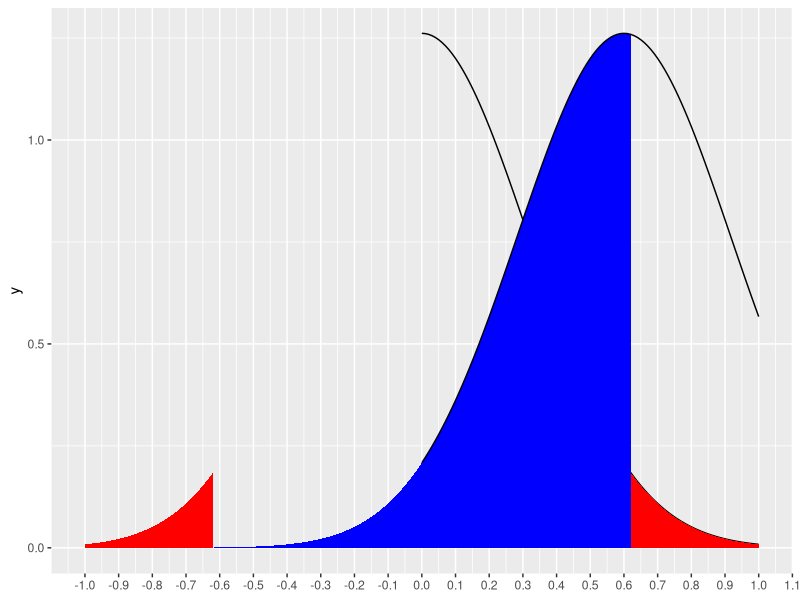

Source code (R):
library(tidyverse)

sig.level <- .05
power <- .8
sample.size <- 10
effect.size <- .6
se <- 1 / sqrt(sample.size)

ggplot(NULL) +
  stat_function(fun = dnorm, args = list(mean = 0, sd = se)) +
  stat_function(fun = dnorm, args = list(mean = 0, sd = se),
                geom = "area", 
                xlim = c(-1, qnorm(p = sig.level/2, mean = 0, sd = se)),
                fill = "red") +
  stat_function(fun = dnorm, args = list(mean = 0, sd = se),
                geom = "area", 
                xlim = c(qnorm(p = 1-sig.level/2, mean = 0, sd = se), 1),
                fill = "red") +
  stat_function(fun = dnorm, args = list(mean = effect.size, sd = se),
                geom = "area", 
                xlim = c(-1, qnorm(p = 1-sig.level/2, mean = 0, sd = se)),
                fill = "blue") +
  stat_function(fun = dnorm, args = list(mean = effect.size, sd = se)) +
  xlim(c(-1, 1.2)) +
  scale_x_continuous(breaks = seq(-1, 2, by = .1))

pnorm(
  q = qnorm(p = 1-sig.level/2, mean = 0, sd = se),
  mean = effect.size,
  sd = se
)

pnorm(
  q = qnorm(p = 1-sig.level/2, mean = 0, sd = se),
  mean = effect.size,
  sd = se,
  lower.tail = FALSE
)
